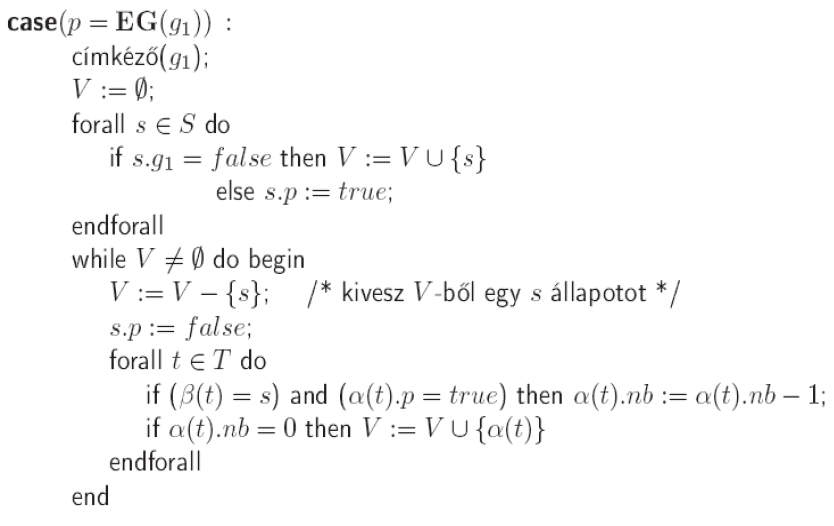
#> input picture imgs/test_11.PNG, 834 x 526 px, found by its file name
$ python t3.py
#> lines starting #> are read from the running program, lines starting #| are printed output that depends on the picture; after the words box and inside, x2 and y2 are one past the last pixel; in counts of white or black regions, pixels touching at a corner belong together
import cv2
import numpy as np
from random import Random
import math

# TOOLS
random = Random()

def random_color():
	return (int(random.random() * 205) + 50, int(random.random() * 205) + 50, int(random.random() * 205) + 50)

def rect_inside(a, b):
	aleft, atop, aright, abottom = a
	bleft, btop, bright, bbottom = b

	return ((bleft >= aleft) and (btop >= atop) and (bright <= aright) and (bbottom <= abottom))


def rect_center(r): # Returns (X,Y)
	left, top, right, bottom = r
	return (left+((right - left) / 2), top + ((bottom - top) / 2))


def dist(p1, p2):
	p1x, p1y = p1
	p2x, p2y = p2
	return math.sqrt( ((p1x-p2x)**2)+((p1y-p2y)**2) )


def angle(p1, p2):
	p1x, p1y = p1
	p2x, p2y = p2
	return math.degrees(math.atan2(p2y - p1y, p2x - p1x)) % 360


# STEP 1 - THRESHOLD
def thresh(im):
	gray = cv2.cvtColor(im, cv2.COLOR_BGR2GRAY)

	#thr = cv2.adaptiveThreshold(gray, 255, cv2.ADAPTIVE_THRESH_GAUSSIAN_C, cv2.THRESH_BINARY, 115, 1)
	thVal, thr = cv2.threshold(gray, 180, 255, cv2.THRESH_BINARY)

	return thr


# STEP 2 - CONTOUR FILTER
def mergecontours(list, xMax, yMax): # Returns [ (contour, rect)* ]
	proc = []

	# Create a (countour, rectangle, processed) tuple of each contour, where
	# rectangle is a (left, top, right, bottom) BB of the contour
	for cont in list:
		rl = xMax
		rt = yMax
		rr = 0
		rb = 0
		for p in cont:
			px = p[0][0]
			py = p[0][1]

			if px < rl: rl = px
			if px > rr: rr = px

			if py < rt: rt = py
			if py > rb: rb = py

		proc.append((cont, (rl, rt, rr, rb), False))

	# Go through each item and see if it contains any other item
	# If it does, the smaller BB is possibly a hole (ex. the inside of O), mark it as processed
	for i in range(0, len(proc)):
		contour, rect, processed = proc[i]
		if processed: continue

		for j in range(0, len(proc)):
			if i == j: continue

			contour2, rect2, processed2 = proc[j]

			if rect_inside(rect, rect2):
				proc[j] = (contour2, rect2, True)

	# Convert the item list into (contour, rectangle) tuples
	# Only return items which are not processed, these are very the BBs of letters
	result = []
	for contour, rect, processed in proc:
		if processed: continue

		result.append((contour, rect))

	return result


# STEP 3 - CREATE TILES
class TiledImage:
	tiles = [] # Packed 2D array, elements: [ [ (contour, rect, originalIndex)* ]* ]
	numX = 0
	numY = 0
	tileSize = 0

	def __init__(self, tilesX, tilesY, tileSize, contours): # contours = [ (contour, rect)* ]
		self.numX = tilesX
		self.numY = tilesY
		self.tileSize = tileSize

		# Init the array
		num = self.numX * self.numY
		for i in range(0, num):
			self.tiles.append([]) # Append an empty array @ index i.

		# Put contours into tiles
		for i in range(0, len(contours)):
			contour, rect = contours[i]
			x, y = rect_center(rect)

			tx, ty = self.tileAt(x, y)
			if tx < 0 or ty < 0 or tx >= self.numX or ty >= self.numY:
				print ("Contour skipped, out of bounds!")
				continue

			offset = self.tileOffset(tx, ty)
			self.tiles[offset].append((contour, rect, i))

	def tileOffset(self, tx, ty):
		return tx + ty * self.numX

	def tileAt(self, pixelX, pixelY):
		return (math.floor(pixelX / self.tileSize), math.floor(pixelY / self.tileSize))

	def getTile(self, tx, ty):
		if tx < 0 or ty < 0 or tx >= self.numX or ty >= self.numY:
			return []

		return self.tiles[self.tileOffset(tx, ty)]

	def getNearby(self, tx, ty):
		return self.getTile(tx, ty) + self.getTile(tx + 1, ty) + self.getTile(tx, ty - 1) + self.getTile(tx + 1, ty - 1) + self.getTile(tx, ty + 1) + self.getTile(tx + 1, ty + 1) + self.getTile(tx - 1, ty) + self.getTile(tx - 1, ty + 1) + self.getTile(tx - 1, ty - 1)


def findlines(list, thrImage, baseAngle):
	height, width = thrImage.shape
	tileSize = 200
	tiles = TiledImage(math.ceil(width / tileSize), math.ceil(height / tileSize), tileSize, list)

	# Rules
	maxDistance = 30
	maxAngle = 30

	# Calculate max degrees
	minDeg1 = (180 - baseAngle - maxAngle)
	maxDeg1 = (180 - baseAngle + maxAngle)

	minDeg2 = (360 - baseAngle - maxAngle)
	maxDeg2 = -baseAngle + maxAngle

	# Start processing tiles
	groups = [ -1 for i in range(len(list)) ] # Indexed by contour indexes, each element = the group index of that element
	nextGroup = 0

	for tileX in range(0, tiles.numX):
		for tileY in range(0, tiles.numY):
			tile = tiles.getTile(tileX, tileY)
			if len(tile) == 0:
				continue

			nearby = tiles.getNearby(tileX, tileY)

			for contour, rect, index in tile:
				#if groups[index] > -1:
				#	continue # Item is already processed

				c1 = rect_center(rect)

				# Put the element into a new group
				groups[index] = nextGroup
				nextGroup = nextGroup + 1

				# Find other elements
				for other in nearby:
					otherContour, otherRect, otherIndex = other
					if otherIndex == index:
						continue # Already processed or it's the same item

					c2 = rect_center(otherRect)

					d = dist(c1, c2)
					a = angle(c1, c2)

					if d < maxDistance: # Distance check
						if (a > minDeg1 and a < maxDeg1) or (a > minDeg2 or a < maxDeg2): # Angle check
							# Merge
							if groups[otherIndex] > -1: # The element is already in a group, merge them
								oldGroup = groups[otherIndex]
								newGroupIndex = groups[index]
								for gIndex in range(0, len(groups)):
									if groups[gIndex] == oldGroup:
										groups[gIndex] = newGroupIndex
							else: # The element is not in a group
								groups[otherIndex] = groups[index]

	return groups


def getareas(img, thrImage, baseAngle):
	print("Processing image...")

	height, width = img.shape
	resultImage = np.zeros((height, width, 3), np.uint8)
	resultImage[:,:] = (255,255,255)

	# Invert the image and find contours
	invImage = (255 - img)
	contours, hierarchy = cv2.findContours(invImage, cv2.RETR_TREE, cv2.CHAIN_APPROX_SIMPLE)
	print("All contours: {}".format(len(contours)))

	# Merge contours (holes and letters ex. O)
	filtered = mergecontours(contours, width, height)
	print ("Filtered contours: {}".format(len(filtered)))

	# Find areas of letters
	areas = findlines(filtered, thrImage, baseAngle)
	distGroups = set(areas)
	print("Groups: {}".format(len(distGroups)))

	print("Debug rendering...")

	# Pre process and draw groups
	groupColors = [0 for i in range(0, len(areas))]
	for groupIndex in distGroups:
		groupColors[groupIndex] = random_color()

		left = width
		top = height
		right = 0
		bottom = 0

		for elemIndex in range(0, len(filtered)):
			if not areas[elemIndex] == groupIndex:
				continue

			contour, rect = filtered[elemIndex]
			eleft, etop, eright, ebottom = rect

			if eleft < left:
				left = eleft
			if etop < top:
				top = etop
			if eright > right:
				right = eright
			if ebottom > bottom:
				bottom = ebottom

		cv2.putText(resultImage, str(groupIndex), (left, top - 1), cv2.FONT_HERSHEY_SIMPLEX, 0.5, (100,100,100), 1)
		cv2.rectangle(resultImage, (left, top), (right, bottom), (100,100,100))

	# Draw group content

	for i in range(0, len(filtered)):
		contour, rect = filtered[i]
		group = areas[i]

		if group == -1:
			continue

		color = groupColors[group]

		left, top, right, bottom = rect
		cv2.rectangle(resultImage, (left, top), (right, bottom), color, cv2.FILLED)
		cv2.fillPoly(resultImage, pts=[contour], color=(0, 0, 0))

	print ("Done")

	return resultImage

# DO PROCESSING
inputImage = cv2.imread("imgs/test_11.png")
#> inputImage is the input picture: shape (526, 834, 3); mean B, G, R 249.1, 249.1, 249.2
cv2.imshow("Input", inputImage)

thrImage = thresh(inputImage)
#> in thresh, `thVal, thr = cv2.threshold(gray, 180, 255, cv2.THRESH_BINARY)`:
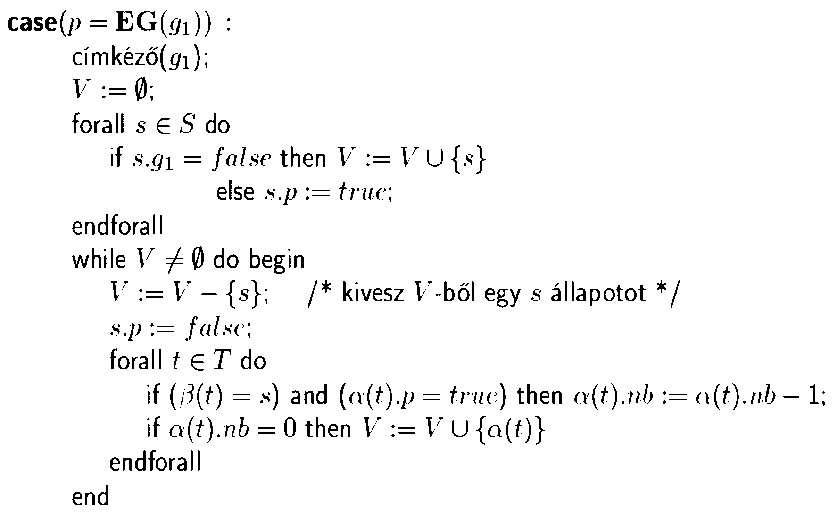
#> thr: shape (526, 834); 96.7% white; black in thin lines or dots
cv2.imwrite("thr.png", thrImage)

res = getareas(thrImage, thrImage, 0)
#> in getareas, `invImage = (255 - img)`: invImage: shape (526, 834); 3.3% white in thin lines or dots
#> in getareas, `contours, hierarchy = cv2.findContours(invImage, cv2.RETR_TREE, cv2.CH..`: contours = 441 contours, 239 with area under 20; largest, box (x1, y1, x2, y2) and area: (192, 246, 204, 270) 188, (135, 77, 147, 101) 188, (284, 417, 296, 437) 175, (316, 384, 327, 404) 126, (135, 450, 146, 471) 126
#| All contours: 441
#> the loop in mergecontours, `for cont in list:` made 441 passes
#> cont on passes 14, 15, 21: [[198, 450], [198, 470], [199, 469], [199, 451]], [[191, 450], [191, 470], [192, 469], [192, 451]], [[521, 433]]
#> after the loop in mergecontours, `for cont in list:`: proc = 441 items
#> the loop in mergecontours, `for i in range(0, len(proc)):` made 441 passes
#> processed on pass 1: False
#> the loop in mergecontours, `for contour, rect, processed in proc:` made 441 passes
#> (rect, processed) on passes 1 to 3: ((85, 492, 94, 504), False), ((72, 492, 81, 504), False), ((74, 493, 80, 497), True)
#| Filtered contours: 379
#| Groups: 20
#> the loop in getareas, `for groupIndex in distGroups:` made 20 passes
#> groupIndex on passes 1 to 12: 128, 137, 142, 24, 285, 34, 174, 46, 196, 198, 201, 342
#> after the loop in getareas, `for groupIndex in distGroups:`:
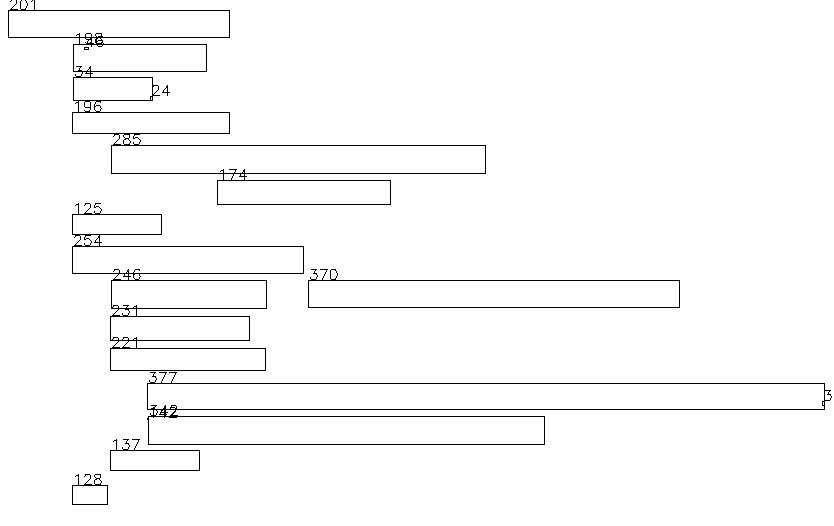
#> resultImage: shape (526, 834, 3); values 100 (black) and 255 (white), 98% white; black in thin lines or dots
#> after the loop in getareas, `for i in range(0, len(filtered)):`:
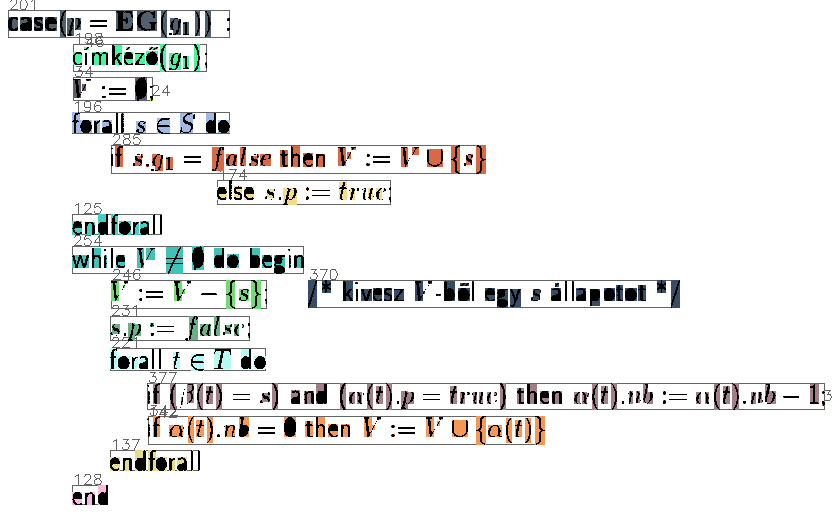
#> resultImage: shape (526, 834, 3); 7.61% of pixels changed, all inside (x1, y1, x2, y2) = (8, 10, 825, 505); drawn as B, G, R
cv2.imwrite("Output.png", res)
cv2.imshow("Output", res)
cv2.waitKey(0)
